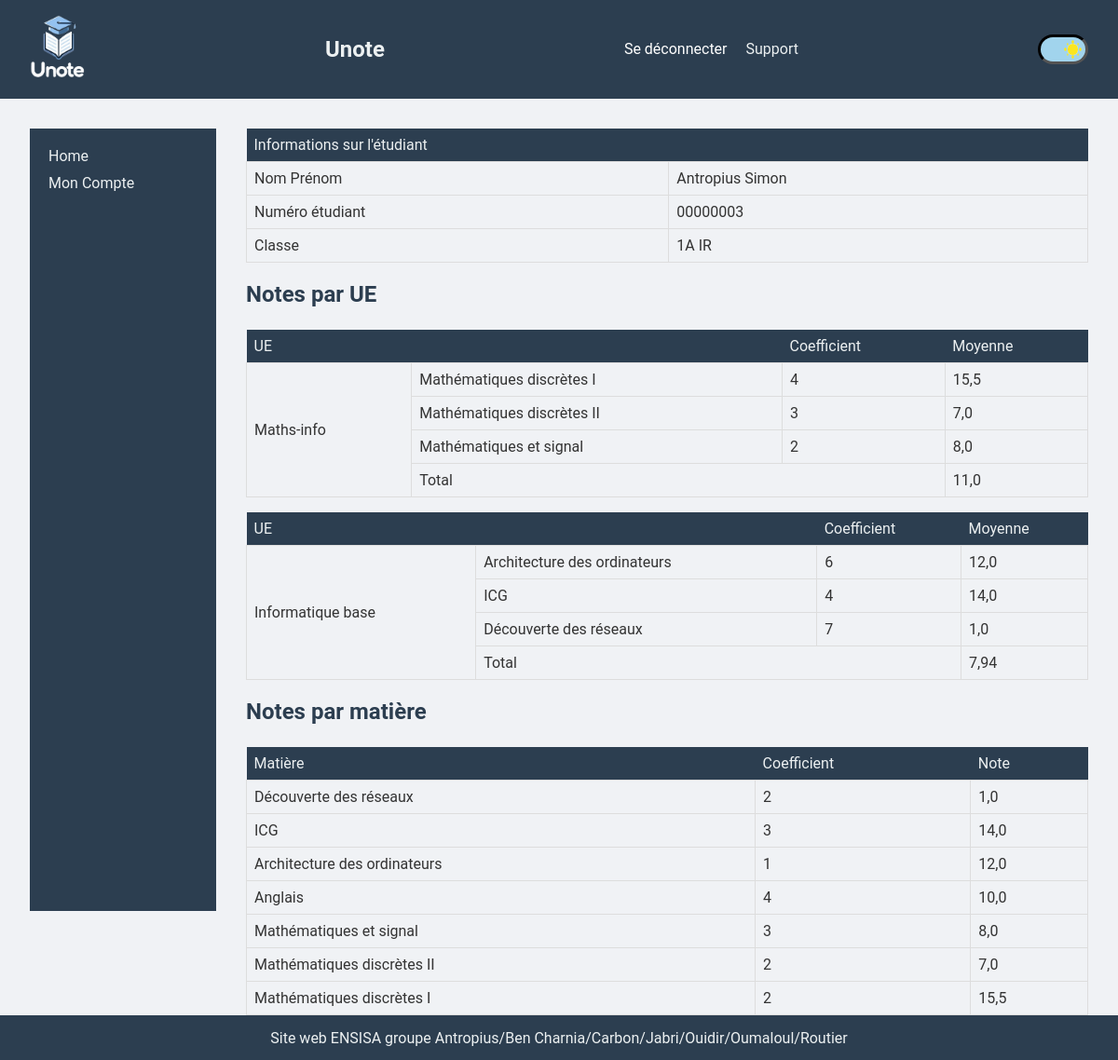
Page /portal/notes/ (signed in) on the committed database.
### users/models.py (models this page shows, shortened)
class CustomUser(AbstractUser):
    USER_TYPE_CHOICES = (
        ('student', 'Étudiant'),
        ('teacher', 'Professeur'),
        ('admin', 'Administrateur'),
    )
    user_type = models.CharField(max_length=20, choices=USER_TYPE_CHOICES,
                                 default='student')

### administration/models.py (models this page shows, shortened)
class Group(models.Model):
    GROUP_TYPE_CHOICES = (
        ('promo', 'Promotion'),
        ('td_group', 'Groupe de TD'),
        ('tp_group', 'Groupe de TP'),
        ('generic_group', 'Groupe générique'),
    )
    type = models.CharField(max_length=255, choices=GROUP_TYPE_CHOICES,
                            default='promo')
    name = models.CharField(max_length=255)
    ues = models.ManyToManyField(UE, related_name='groups')
    users = models.ManyToManyField(CustomUser, related_name='users_groups')
    def __str__(self):
        return self.name

class UE(models.Model):
    name = models.CharField(max_length=255)
    subjects = models.ManyToManyField(Subject, related_name='ues')

class Subject(models.Model):
    name = models.CharField(max_length=255)
    coeff = models.IntegerField()
    def __str__(self):
        return self.name

class Grade(models.Model):
    grade = models.FloatField()
    coeff = models.IntegerField()
    user = models.ForeignKey(CustomUser, on_delete=models.CASCADE)
    subject = models.ForeignKey(Subject, on_delete=models.CASCADE)

### user_portal/views.py (the view)
# urls.py: path('notes/', views.studentview, name="notes"),
@login_required
def studentview(request):
    user = request.user
    if user.user_type != 'student':
        return render(request, 'main/403.html', status=403)
    user_promo = get_user_promo(user)
    if not user_promo:
        return render(request, 'user_portal/studentview.html', {'user': user})
    ues_list = get_ues_list(user, user_promo)
    subj_list, subj_average, ues_average, no_note = get_subjects_and_averages(user, ues_list)
    grades = list(Grade.objects.filter(user=user))
    grades.reverse()
    context = {
        'user': user,
        'user_promo': user_promo,
        'ues_average': ues_average,
        'subj_average': subj_average,
        'subj_list': subj_list,
        'ues_list': ues_list,
        'no_note': no_note,
        'grades': grades,
    }
    return render(request, 'user_portal/studentview.html', context)

### user_portal/views.py (called while the page is built)
def get_user_promo(user):
    return Group.objects.filter(type="promo", users=user).first()

def get_ues_list(user, user_promo):
    ues_list = []
    for unite in user_promo.ues.all():
        for subj in unite.subjects.all():
            if Grade.objects.filter(subject=subj,
                                    user=user).exists() and unite not in ues_list:
                ues_list.append(unite)
                break
    return ues_list

def calculate_subject_average(user, subject):
    total_grade = 0
    total_coeff = 0
    teacher = None
    course = Course.objects.filter(subject=subject).first()
    if course:
        teacher = course.teacher.last_name
    for grade in Grade.objects.filter(subject=subject, user=user):
        total_grade += grade.grade * grade.coeff
        total_coeff += grade.coeff
    if total_coeff > 0:
        average = total_grade / total_coeff
    else:
        average = 0
    return average, total_coeff, teacher

### user_portal/templates/user_portal/studentview.html
{% extends "user_portal/base.html" %}
{% block content %}
<div class="flex_full notes_section">
    {% if user.user_type == 'student' %}
    <table>
      <thead>
      <tr>
          <th colspan="2">Informations sur l'étudiant</th>
      </tr>
      </thead>
      <tbody>
      <tr>
          <td>Nom Prénom</td>
          <td>{{ user.last_name }} {{ user.first_name }} </td>
      </tr>
      <tr>
          <td>Numéro étudiant</td>
          <td> {{ user.username }} </td>
      </tr>
      <tr>
        <td>Classe</td>
        <td>{{ user_promo }}</td>
    </tr>
      </tbody>
    </table>
    {% if no_note == False %}
    <h2>Notes par UE</h2>
    {% for u in ues_list %}
    {% with j=forloop.counter %}
      <table>
        <thead>
        <tr>
            <th colspan="2">UE</span></th>
            <th>Coefficient</th>
            <th>Moyenne</th>
        </tr>
        </thead>
        <tbody>
        <td rowspan="50"> {{ u.name }} </td>
        {% with subjlast=subj_list|slice:j|last %}
        {% for subj in subjlast %}
        {% with i=forloop.counter %}
        <tr>
            <td> {{ subj }} </td>
            <td>{{ subj.coeff }}</td>
              <td>{{ subj_average|slice:j|last|slice:i|last }}</td>
        </tr>
        {% endwith %}
        {% endfor %}
        {% endwith %}
        <tr>
          <td colspan="2">Total</td>
          <td class="total">{{ ues_average|slice:j|last }}</td>
        </tr>
      </tbody>
      </table>
      {% endwith %}
    {% endfor %}
    <h2>Notes par matière</h2>
    <table>
        <thead>
            <tr>
                <th>Matière</span></th>
                <th>Coefficient</th>
                <th>Note</th>
            </tr>
        </thead>
        <tbody>
            {% for grade in grades %}
                <tr>
                    <td>{{ grade.subject }}</td>
                    <td>{{ grade.coeff }}</td>
                    <td>{{ grade.grade }}</td>
                </tr>
            {% endfor %}
        </tbody>
    </table>
    {% else %}
    <div> Pas de notes pour le moment !</div>
    {% endif %}
    {% else %}
      <div>
        Vous n'êtes pas autorisé à accéder à cette page !
        </div>
    {% endif %}
</div>
{% endblock %}

### static/style.css (style rules this page uses)
:root { --secondary-color: #2c3e50; --admin-menu-link-color: #2980b9; --title-link-color: #2980b9; --background-schedule-color: #f0f2f5; --background-schedule-color2: #fff; --schedule-title-color: #1285a1; --taken-cells-background-color: #87d2ff; --taken-cells-exam-background-color: #ff7777; --title-color: #2c3e50; --button-color2: #fff; --link2-color: #2980b9; --submit-background-color1: #2980b9; --body-text-color: #333; --main-text-color: #ecf0f1; --notes-section-color: #333; --notes-section-button-color: #333; --form-input-color: #fff; --form-input-background-color: #ecf0f1; --link-color: #2980b9; --table-border-color: #ddd; --link-hover-color: #732d91; --lates-link-color: #2980b9; --button-background-color: #3498db; --button-link-color: #3498db; --main-background-color: #f0f2f5; --background-color-1: #f0f2f5; --call-done-background-color: #c0fdde; --white-color: #fff; --f2-color): #f2f2f2; --placeholder-color: #888888; --font-size: 16px; --toggle_height: 16em; --toggle_width: 30em; --toggle_btn_radius: 10em; --background-color-night: #080125; --background-color-day: #A1D4ED; --moon_color: #D9FBFF; --scroll-behavior: smooth; scroll-behavior: var(--scroll-behavior); }
::placeholder { color: var(--placeholder-color); }
body { font-family: 'Roboto', sans-serif; background-color: var(--main-background-color); margin: 0; padding: 0; color: var(--body-text-color); }
h2, h3 { font-size: 1.5em; color: var(--title-color); margin-bottom: 1em; }
.notes_section { color: var(--notes-section-color); }
.flex_full { flex: 1; }
table { width: 100%; border-collapse: collapse; margin-bottom: 1em; }
table thead th { background-color: var(--secondary-color); color: var(--main-text-color); padding: 0.5em; text-align: left; font-weight: normal; }
table tbody td, table tbody th { border: 1px solid var(--table-border-color); padding: 0.5em; text-align: left; }
table tbody tr:nth-child(even) { background-color: var(--main-background-color); }
body { transition: all .2s ease-in-out; }

### rows in the picture
CustomUser: last_name "Antropius", first_name "Simon", username "00000003"
Group: name "1A IR"
UE: name "Maths-info", ues_average "11,0"
Subject: name "Mathématiques discrètes I", coeff "4", subj_average "15,5"
Subject: name "Mathématiques discrètes II", coeff "3", subj_average "7,0"
Subject: name "Mathématiques et signal", coeff "2", subj_average "8,0"
UE: name "Informatique base", ues_average "7,94"
Subject: name "Architecture des ordinateurs", coeff "6", subj_average "12,0"
Subject: name "ICG", coeff "4", subj_average "14,0"
Subject: name "Découverte des réseaux", coeff "7", subj_average "1,0"
Grade: subject "Découverte des réseaux", coeff "2", grade "1,0"
Grade: subject "ICG", coeff "3", grade "14,0"
Grade: subject "Architecture des ordinateurs", coeff "1", grade "12,0"
Grade: subject "Anglais", coeff "4", grade "10,0"
Grade: subject "Mathématiques et signal", coeff "3", grade "8,0"
Grade: subject "Mathématiques discrètes II", coeff "2", grade "7,0"
Grade: subject "Mathématiques discrètes I", coeff "2", grade "15,5"
